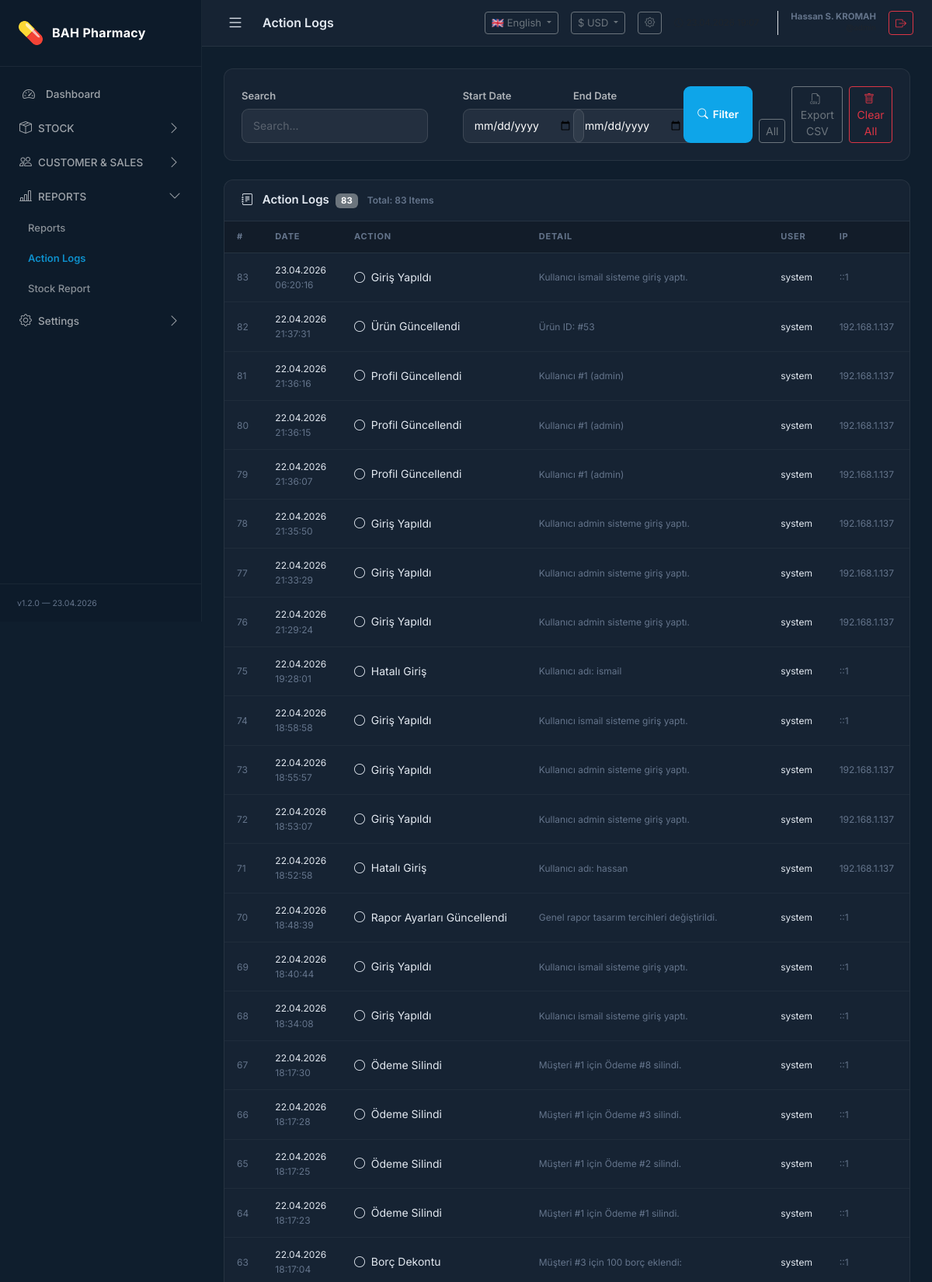
The app's page /modules/reports/logs.php (signed in, upper part) with its own data.
### tables this page shows
CREATE TABLE `currencies` (
  `id` int(10) unsigned NOT NULL AUTO_INCREMENT,
  `code` varchar(10) NOT NULL,
  `symbol` varchar(10) NOT NULL,
  `name` varchar(100) NOT NULL,
  `position` enum('before','after') DEFAULT 'before',
  `decimal_sep` varchar(5) DEFAULT '.',
  `thousand_sep` varchar(5) DEFAULT ',',
  `is_active` tinyint(1) DEFAULT 1,
  `created_at` datetime DEFAULT current_timestamp(),
  `current_rate` decimal(16,6) DEFAULT NULL,
  `rate_date` date DEFAULT NULL,
  `is_default` tinyint(1) DEFAULT 0,
  PRIMARY KEY (`id`),
  UNIQUE KEY `code` (`code`)
);

CREATE TABLE `logs` (
  `id` int(10) unsigned NOT NULL AUTO_INCREMENT,
  `action` varchar(255) NOT NULL,
  `user` varchar(150) DEFAULT 'system',
  `ip` varchar(45) DEFAULT NULL,
  `detail` text DEFAULT NULL,
  `timestamp` datetime DEFAULT current_timestamp(),
  PRIMARY KEY (`id`)
);

### modules/reports/logs.php (the view, shortened to what the rows shown need)
<?php
$pdo = Database::getInstance();
$where = ['1=1'];
$params = [];
$whereStr = implode(' AND ', $where);
$stmt = $pdo->prepare("SELECT l.* FROM logs l WHERE {$whereStr} ORDER BY l.timestamp DESC LIMIT 250");
$stmt->execute($params);
$logs = $stmt->fetchAll();
$pageTitle = __('action_logs');
require_once dirname(__DIR__, 2) . '/core/layout_header.php';
?>
<div class="panel">
    <div class="table-responsive">
        <table class="table-dark-custom">
            <thead>
                <tr>
                    <th>#</th>
                    <th>
                        <?= __('date') ?>
                    </th>
                    <th>
                        <?= __('action') ?>
                    </th>
                    <th>
                        <?= __('detail') ?>
                    </th>
                    <th>
                        <?= __('user') ?>
                    </th>
                    <th>
                        IP
                    </th>
                </tr>
            </thead>
            <tbody>
                <?php if (empty($logs)): ?>
                    <tr>
                        <td colspan="6" class="text-center py-5" style="color:var(--text-muted);">
                            <i class="bi bi-journal" style="font-size:36px;display:block;margin-bottom:8px;"></i>
                            <?= __('no_data') ?>
                        </td>
                    </tr>
                <?php else: ?>
                    <?php foreach ($logs as $log):
                        $action = strtolower($log['action']);
                        $color = 'var(--text-primary)';
                        $icon = 'bi-circle';
                        if (str_contains($action, 'added') || str_contains($action, 'sale')) {
                            $color = 'var(--success)';
                            $icon = 'bi-plus-circle';
                        } elseif (str_contains($action, 'deleted') || str_contains($action, 'cancelled')) {
                            $color = 'var(--danger)';
                            $icon = 'bi-trash';
                        } elseif (str_contains($action, 'edited') || str_contains($action, 'updated')) {
                            $color = 'var(--warning)';
                            $icon = 'bi-pencil-square';
                        } elseif (str_contains($action, 'payment')) {
                            $color = '#a78bfa';
                            $icon = 'bi-cash-coin';
                        }
                        ?>
                        <tr>
                            <td style="color:var(--text-muted);font-size:12px;">
                                <?= $log['id'] ?>
                            </td>
                            <td style="font-size:12px;white-space:nowrap;">
                                <?= date('d.m.Y', strtotime($log['timestamp'])) ?>
                                <br><span style="color:var(--text-muted);">
                                    <?= date('H:i:s', strtotime($log['timestamp'])) ?>
                                </span>
                            </td>
                            <td>
                                <span style="color:<?= $color ?>;">
                                    <i class="bi <?= $icon ?> me-1"></i>
                                    <?= e($log['action']) ?>
                                </span>
                            </td>
                            <td style="font-size:12px;color:var(--text-muted);max-width:300px;">
                                <?= e($log['detail'] ?? '—') ?>
                            </td>
                            <td style="font-size:12px;">
                                <?= e($log['user'] ?? 'system') ?>
                            </td>
                            <td style="font-size:12px;color:var(--text-muted);">
                                <?= e($log['ip'] ?? '—') ?>
                            </td>
                        </tr>
                    <?php endforeach; ?>
                <?php endif; ?>
            </tbody>
        </table>
    </div>
</div>
<?php require_once dirname(__DIR__, 2) . '/core/layout_footer.php'; ?>

### core/layout_header.php (shortened to what the rows shown need)
<?php
$curLang = getCurrentLang();
$curCur = getCurrentCurrency();
$curInfo = getCurrencyInfo();
?>
<!DOCTYPE html>
<html lang="<?= $curLang ?>">
<head>
    <link rel="stylesheet" href="https://cdn.jsdelivr.net/npm/bootstrap@5.3.3/dist/css/bootstrap.min.css">
    <link rel="stylesheet" href="https://cdn.jsdelivr.net/npm/bootstrap-icons@1.11.3/font/bootstrap-icons.min.css">
    <link rel="stylesheet" href="<?= BASE_URL ?>/public/assets/css/app.css">
</head>
<body>
    <div class="wrapper">
        <div id="content">
            <div class="topbar">
                <div class="topbar-right d-flex align-items-center gap-3">
                    <div class="dropdown">
                        <button class="btn btn-sm btn-outline-secondary dropdown-toggle" type="button"
                            data-bs-toggle="dropdown" style="font-size:13px;">
                            <?= $curInfo['symbol'] ?> <?= $curCur ?>
                        </button>
                    </div>
                </div>
            </div>
            <div class="page-content">

### records on screen
currencies: symbol "$"
logs: id "83", timestamp "23.04.2026", timestamp "06:20:16", action "Giriş Yapıldı", detail "Kullanıcı ismail sisteme giriş yaptı.", user "system", ip "::1"
logs: id "82", timestamp "22.04.2026", timestamp "21:37:31", action "Ürün Güncellendi", detail "Ürün ID: #53", user "system", ip "192.168.1.137"
logs: id "81", timestamp "22.04.2026", timestamp "21:36:16", action "Profil Güncellendi", detail "Kullanıcı #1 (admin)", user "system", ip "192.168.1.137"
logs: id "80", timestamp "22.04.2026", timestamp "21:36:15", action "Profil Güncellendi", detail "Kullanıcı #1 (admin)", user "system", ip "192.168.1.137"
logs: id "79", timestamp "22.04.2026", timestamp "21:36:07", action "Profil Güncellendi", detail "Kullanıcı #1 (admin)", user "system", ip "192.168.1.137"
logs: id "78", timestamp "22.04.2026", timestamp "21:35:50", action "Giriş Yapıldı", detail "Kullanıcı admin sisteme giriş yaptı.", user "system", ip "192.168.1.137"
logs: id "77", timestamp "22.04.2026", timestamp "21:33:29", action "Giriş Yapıldı", detail "Kullanıcı admin sisteme giriş yaptı.", user "system", ip "192.168.1.137"
logs: id "76", timestamp "22.04.2026", timestamp "21:29:24", action "Giriş Yapıldı", detail "Kullanıcı admin sisteme giriş yaptı.", user "system", ip "192.168.1.137"
logs: id "75", timestamp "22.04.2026", timestamp "19:28:01", action "Hatalı Giriş", detail "Kullanıcı adı: ismail", user "system", ip "::1"
logs: id "74", timestamp "22.04.2026", timestamp "18:58:58", action "Giriş Yapıldı", detail "Kullanıcı ismail sisteme giriş yaptı.", user "system", ip "::1"
logs: id "73", timestamp "22.04.2026", timestamp "18:55:57", action "Giriş Yapıldı", detail "Kullanıcı admin sisteme giriş yaptı.", user "system", ip "192.168.1.137"
logs: id "72", timestamp "22.04.2026", timestamp "18:53:07", action "Giriş Yapıldı", detail "Kullanıcı admin sisteme giriş yaptı.", user "system", ip "192.168.1.137"
logs: id "71", timestamp "22.04.2026", timestamp "18:52:58", action "Hatalı Giriş", detail "Kullanıcı adı: hassan", user "system", ip "192.168.1.137"
logs: id "70", timestamp "22.04.2026", timestamp "18:48:39", action "Rapor Ayarları Güncellendi", detail "Genel rapor tasarım tercihleri değiştirildi.", user "system", ip "::1"
logs: id "69", timestamp "22.04.2026", timestamp "18:40:44", action "Giriş Yapıldı", detail "Kullanıcı ismail sisteme giriş yaptı.", user "system", ip "::1"
logs: id "68", timestamp "22.04.2026", timestamp "18:34:08", action "Giriş Yapıldı", detail "Kullanıcı ismail sisteme giriş yaptı.", user "system", ip "::1"
logs: id "67", timestamp "22.04.2026", timestamp "18:17:30", action "Ödeme Silindi", detail "Müşteri #1 için Ödeme #8 silindi.", user "system", ip "::1"
logs: id "66", timestamp "22.04.2026", timestamp "18:17:28", action "Ödeme Silindi", detail "Müşteri #1 için Ödeme #3 silindi.", user "system", ip "::1"
logs: id "65", timestamp "22.04.2026", timestamp "18:17:25", action "Ödeme Silindi", detail "Müşteri #1 için Ödeme #2 silindi.", user "system", ip "::1"
logs: id "64", timestamp "22.04.2026", timestamp "18:17:23", action "Ödeme Silindi", detail "Müşteri #1 için Ödeme #1 silindi.", user "system", ip "::1"
logs: id "63", timestamp "22.04.2026", timestamp "18:17:04", action "Borç Dekontu", detail "Müşteri #3 için 100 borç eklendi:", user "system", ip "::1"

### other values on screen
__('app_name') "BAH Pharmacy"
__('dashboard') "Dashboard"
__('menu_stock') "STOCK"
__('menu_customer_sales') "CUSTOMER & SALES"
__('menu_reports') "REPORTS"
__('reports') "Reports"
__('action_logs') "Action Logs"
__('stock_report') "Stock Report"
__('settings') "Settings"
$pageTitle "Action Logs"
$curFlag "🇬🇧"
$langMeta[$curLang]['name'] "English"
$curCur "USD"
$_SESSION['user_name'] "Hassan S. KROMAH"
__('search') "Search"
